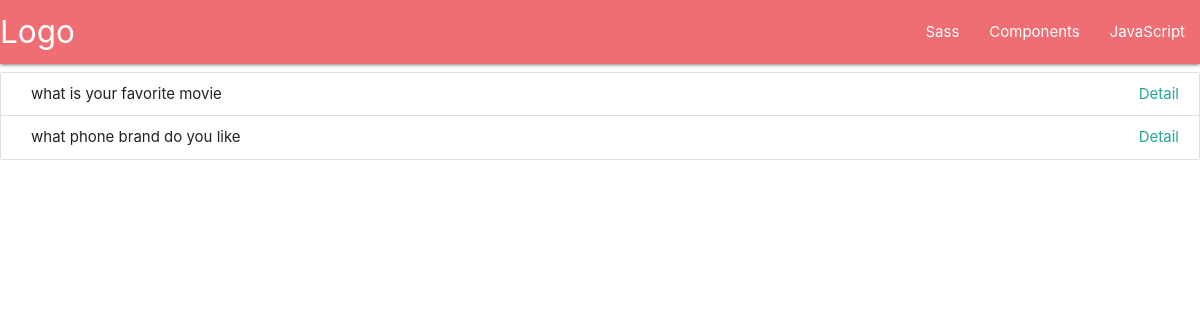
Screenshot of /questions/ with the database file from the repository.
### polls/models.py (models this page shows)
class Question(models.Model):
    question_text = models.CharField(max_length=200)
    time_public = models.DateTimeField()

### polls/views.py (the view)
# urls.py: path('questions/', views.viewList, name="questions-list"),
def viewList(request):
    questionList = Question.objects.all()
    context = {"questions": questionList}
    return render(request, 'polls/question-list.html', context)

### polls/templates/polls/question-list.html (shortened to what this page needs)
{% extends 'polls/base.html' %} {% block index %} {% if questions %}
<ul class="collection with-header">
  {% for question in questions %}
  <li class="collection-item">
    <div>
      {{ question.question_text}}<a href="{% url 'polls:detail-view' question.id %}" class="secondary-content"
        >Detail</a>
    </div>
  </li>
  {% endfor %}
</ul>
{% else %}
<div class="chip">
  Something went wrong
</div>
{% endif %} {% endblock %}

### rows the page displays
Question: question_text "what is your favorite movie"
Question: question_text "what phone brand do you like"
